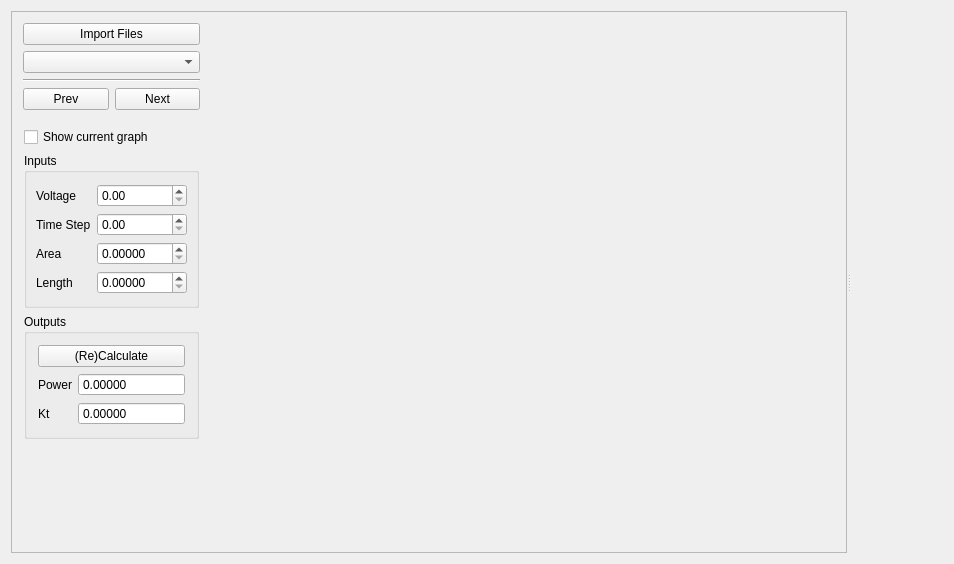
<?xml version="1.0" encoding="UTF-8"?>
<ui version="4.0">
 <class>main_window</class>
 <widget class="QMainWindow" name="main_window">
  <property name="geometry">
   <rect>
    <x>0</x>
    <y>0</y>
    <width>954</width>
    <height>564</height>
   </rect>
  </property>
  <property name="sizePolicy">
   <sizepolicy hsizetype="Preferred" vsizetype="Minimum">
    <horstretch>0</horstretch>
    <verstretch>0</verstretch>
   </sizepolicy>
  </property>
  <property name="minimumSize">
   <size>
    <width>600</width>
    <height>400</height>
   </size>
  </property>
  <property name="windowTitle">
   <string>MainWindow</string>
  </property>
  <widget class="QWidget" name="main_widget">
   <property name="sizePolicy">
    <sizepolicy hsizetype="Expanding" vsizetype="Expanding">
     <horstretch>1</horstretch>
     <verstretch>1</verstretch>
    </sizepolicy>
   </property>
   <property name="minimumSize">
    <size>
     <width>600</width>
     <height>400</height>
    </size>
   </property>
   <layout class="QHBoxLayout" name="horizontalLayout">
    <item>
     <widget class="QSplitter" name="splitter">
      <property name="orientation">
       <enum>Qt::Horizontal</enum>
      </property>
      <widget class="QScrollArea" name="value_area">
       <property name="sizePolicy">
        <sizepolicy hsizetype="Fixed" vsizetype="Expanding">
         <horstretch>0</horstretch>
         <verstretch>0</verstretch>
        </sizepolicy>
       </property>
       <property name="minimumSize">
        <size>
         <width>0</width>
         <height>0</height>
        </size>
       </property>
       <property name="maximumSize">
        <size>
         <width>16777215</width>
         <height>16777215</height>
        </size>
       </property>
       <property name="verticalScrollBarPolicy">
        <enum>Qt::ScrollBarAsNeeded</enum>
       </property>
       <property name="horizontalScrollBarPolicy">
        <enum>Qt::ScrollBarAlwaysOff</enum>
       </property>
       <property name="widgetResizable">
        <bool>true</bool>
       </property>
       <widget class="QWidget" name="value_widget">
        <property name="geometry">
         <rect>
          <x>0</x>
          <y>0</y>
          <width>215</width>
          <height>544</height>
         </rect>
        </property>
        <property name="sizePolicy">
         <sizepolicy hsizetype="Fixed" vsizetype="Expanding">
          <horstretch>0</horstretch>
          <verstretch>0</verstretch>
         </sizepolicy>
        </property>
        <property name="minimumSize">
         <size>
          <width>0</width>
          <height>0</height>
         </size>
        </property>
        <layout class="QGridLayout" name="gridLayout">
         <item row="3" column="0" rowspan="2" colspan="2">
          <widget class="Line" name="line">
           <property name="orientation">
            <enum>Qt::Horizontal</enum>
           </property>
          </widget>
         </item>
         <item row="2" column="0" colspan="2">
          <widget class="QComboBox" name="combobox_filelist">
           <property name="sizePolicy">
            <sizepolicy hsizetype="Preferred" vsizetype="Maximum">
             <horstretch>0</horstretch>
             <verstretch>0</verstretch>
            </sizepolicy>
           </property>
          </widget>
         </item>
         <item row="6" column="0" colspan="2">
          <widget class="QStackedWidget" name="pages">
           <property name="sizePolicy">
            <sizepolicy hsizetype="Preferred" vsizetype="Maximum">
             <horstretch>0</horstretch>
             <verstretch>0</verstretch>
            </sizepolicy>
           </property>
           <property name="currentIndex">
            <number>0</number>
           </property>
           <widget class="QWidget" name="page_kt">
            <layout class="QGridLayout" name="value_layout">
             <property name="leftMargin">
              <number>1</number>
             </property>
             <property name="rightMargin">
              <number>1</number>
             </property>
             <item row="2" column="0" colspan="2">
              <widget class="QGroupBox" name="groupbox_input_kt">
               <property name="title">
                <string>Inputs</string>
               </property>
               <layout class="QFormLayout" name="input_layout">
                <property name="horizontalSpacing">
                 <number>6</number>
                </property>
                <property name="verticalSpacing">
                 <number>6</number>
                </property>
                <property name="leftMargin">
                 <number>9</number>
                </property>
                <property name="rightMargin">
                 <number>9</number>
                </property>
                <item row="0" column="0">
                 <widget class="QLabel" name="label_voltage">
                  <property name="text">
                   <string>Voltage</string>
                  </property>
                 </widget>
                </item>
                <item row="0" column="1">
                 <widget class="QDoubleSpinBox" name="spinbox_voltage"/>
                </item>
                <item row="1" column="0">
                 <widget class="QLabel" name="label_dt">
                  <property name="text">
                   <string>Time Step</string>
                  </property>
                 </widget>
                </item>
                <item row="1" column="1">
                 <widget class="QDoubleSpinBox" name="spinbox_dt"/>
                </item>
                <item row="2" column="0">
                 <widget class="QLabel" name="label_area">
                  <property name="text">
                   <string>Area</string>
                  </property>
                 </widget>
                </item>
                <item row="2" column="1">
                 <widget class="QDoubleSpinBox" name="spinbox_area">
                  <property name="decimals">
                   <number>5</number>
                  </property>
                 </widget>
                </item>
                <item row="3" column="0">
                 <widget class="QLabel" name="label_len">
                  <property name="text">
                   <string>Length</string>
                  </property>
                 </widget>
                </item>
                <item row="3" column="1">
                 <widget class="QDoubleSpinBox" name="spinbox_length">
                  <property name="decimals">
                   <number>5</number>
                  </property>
                 </widget>
                </item>
               </layout>
               <zorder>label_voltage</zorder>
               <zorder>spinbox_voltage</zorder>
               <zorder>spinbox_dt</zorder>
               <zorder>label_dt</zorder>
               <zorder>spinbox_area</zorder>
               <zorder>label_area</zorder>
               <zorder>label_len</zorder>
               <zorder>spinbox_length</zorder>
              </widget>
             </item>
             <item row="3" column="0" colspan="2">
              <widget class="QGroupBox" name="groupbox_output_kt">
               <property name="title">
                <string>Outputs</string>
               </property>
               <layout class="QFormLayout" name="output_layout">
                <item row="1" column="0">
                 <widget class="QLabel" name="label_power">
                  <property name="text">
                   <string>Power</string>
                  </property>
                 </widget>
                </item>
                <item row="1" column="1">
                 <widget class="QDoubleSpinBox" name="spinbox_power">
                  <property name="readOnly">
                   <bool>true</bool>
                  </property>
                  <property name="buttonSymbols">
                   <enum>QAbstractSpinBox::NoButtons</enum>
                  </property>
                  <property name="decimals">
                   <number>5</number>
                  </property>
                  <property name="maximum">
                   <double>20000.000000000000000</double>
                  </property>
                 </widget>
                </item>
                <item row="2" column="0">
                 <widget class="QLabel" name="label_kt">
                  <property name="text">
                   <string>Kt</string>
                  </property>
                 </widget>
                </item>
                <item row="2" column="1">
                 <widget class="QDoubleSpinBox" name="spinbox_kt">
                  <property name="focusPolicy">
                   <enum>Qt::WheelFocus</enum>
                  </property>
                  <property name="readOnly">
                   <bool>true</bool>
                  </property>
                  <property name="buttonSymbols">
                   <enum>QAbstractSpinBox::NoButtons</enum>
                  </property>
                  <property name="decimals">
                   <number>5</number>
                  </property>
                  <property name="maximum">
                   <double>20000.000000000000000</double>
                  </property>
                 </widget>
                </item>
                <item row="0" column="0" colspan="2">
                 <widget class="QPushButton" name="button_calc">
                  <property name="text">
                   <string>(Re)Calculate</string>
                  </property>
                 </widget>
                </item>
               </layout>
              </widget>
             </item>
             <item row="1" column="0" colspan="2">
              <widget class="QCheckBox" name="checkbox_show_current">
               <property name="text">
                <string>Show current graph</string>
               </property>
              </widget>
             </item>
            </layout>
           </widget>
           <widget class="QWidget" name="page_cv">
            <property name="sizePolicy">
             <sizepolicy hsizetype="Preferred" vsizetype="Maximum">
              <horstretch>0</horstretch>
              <verstretch>0</verstretch>
             </sizepolicy>
            </property>
            <layout class="QVBoxLayout" name="verticalLayout">
             <item>
              <widget class="QGroupBox" name="groupbox_input_cv">
               <property name="sizePolicy">
                <sizepolicy hsizetype="Preferred" vsizetype="Maximum">
                 <horstretch>0</horstretch>
                 <verstretch>0</verstretch>
                </sizepolicy>
               </property>
               <property name="title">
                <string>Input</string>
               </property>
               <layout class="QFormLayout" name="formLayout">
                <item row="0" column="1">
                 <widget class="QDoubleSpinBox" name="spinbox_kt2">
                  <property name="decimals">
                   <number>5</number>
                  </property>
                  <property name="minimum">
                   <double>-999999.000000000000000</double>
                  </property>
                  <property name="maximum">
                   <double>999999.000000000000000</double>
                  </property>
                 </widget>
                </item>
                <item row="0" column="0">
                 <widget class="QLabel" name="label_kt2">
                  <property name="text">
                   <string>Kt</string>
                  </property>
                 </widget>
                </item>
               </layout>
              </widget>
             </item>
             <item>
              <widget class="QGroupBox" name="groupbox_output_cv">
               <property name="sizePolicy">
                <sizepolicy hsizetype="Preferred" vsizetype="Maximum">
                 <horstretch>0</horstretch>
                 <verstretch>0</verstretch>
                </sizepolicy>
               </property>
               <property name="title">
                <string>Output</string>
               </property>
               <layout class="QFormLayout" name="formLayout_2">
                <item row="0" column="0">
                 <widget class="QLabel" name="label_cv2">
                  <property name="text">
                   <string>Cv</string>
                  </property>
                 </widget>
                </item>
                <item row="0" column="1">
                 <widget class="QDoubleSpinBox" name="spinbox_cv2">
                  <property name="readOnly">
                   <bool>true</bool>
                  </property>
                  <property name="buttonSymbols">
                   <enum>QAbstractSpinBox::NoButtons</enum>
                  </property>
                  <property name="decimals">
                   <number>4</number>
                  </property>
                  <property name="minimum">
                   <double>-1000.000000000000000</double>
                  </property>
                  <property name="maximum">
                   <double>1000.000000000000000</double>
                  </property>
                 </widget>
                </item>
                <item row="1" column="0">
                 <widget class="QLabel" name="label">
                  <property name="text">
                   <string>P value</string>
                  </property>
                 </widget>
                </item>
                <item row="2" column="0">
                 <widget class="QLabel" name="label_2">
                  <property name="text">
                   <string>R value</string>
                  </property>
                 </widget>
                </item>
                <item row="3" column="0">
                 <widget class="QLabel" name="label_3">
                  <property name="text">
                   <string>Stdev</string>
                  </property>
                 </widget>
                </item>
                <item row="1" column="1">
                 <widget class="QDoubleSpinBox" name="spinbox_cv_pval2">
                  <property name="readOnly">
                   <bool>true</bool>
                  </property>
                  <property name="buttonSymbols">
                   <enum>QAbstractSpinBox::NoButtons</enum>
                  </property>
                  <property name="decimals">
                   <number>4</number>
                  </property>
                 </widget>
                </item>
                <item row="2" column="1">
                 <widget class="QDoubleSpinBox" name="spinbox_cv_rval2">
                  <property name="readOnly">
                   <bool>true</bool>
                  </property>
                  <property name="buttonSymbols">
                   <enum>QAbstractSpinBox::NoButtons</enum>
                  </property>
                  <property name="decimals">
                   <number>4</number>
                  </property>
                 </widget>
                </item>
                <item row="3" column="1">
                 <widget class="QDoubleSpinBox" name="spinbox_cv_std2">
                  <property name="readOnly">
                   <bool>true</bool>
                  </property>
                  <property name="buttonSymbols">
                   <enum>QAbstractSpinBox::NoButtons</enum>
                  </property>
                  <property name="decimals">
                   <number>4</number>
                  </property>
                 </widget>
                </item>
               </layout>
              </widget>
             </item>
             <item>
              <spacer name="verticalSpacer">
               <property name="orientation">
                <enum>Qt::Vertical</enum>
               </property>
               <property name="sizeHint" stdset="0">
                <size>
                 <width>20</width>
                 <height>40</height>
                </size>
               </property>
              </spacer>
             </item>
            </layout>
           </widget>
          </widget>
         </item>
         <item row="0" column="0" colspan="2">
          <widget class="QPushButton" name="button_file_import">
           <property name="sizePolicy">
            <sizepolicy hsizetype="Preferred" vsizetype="Maximum">
             <horstretch>0</horstretch>
             <verstretch>0</verstretch>
            </sizepolicy>
           </property>
           <property name="text">
            <string>Import Files</string>
           </property>
          </widget>
         </item>
         <item row="5" column="0">
          <widget class="QPushButton" name="button_prev">
           <property name="sizePolicy">
            <sizepolicy hsizetype="Preferred" vsizetype="Fixed">
             <horstretch>0</horstretch>
             <verstretch>0</verstretch>
            </sizepolicy>
           </property>
           <property name="text">
            <string>Prev</string>
           </property>
          </widget>
         </item>
         <item row="5" column="1">
          <widget class="QPushButton" name="button_next">
           <property name="sizePolicy">
            <sizepolicy hsizetype="Preferred" vsizetype="Fixed">
             <horstretch>0</horstretch>
             <verstretch>0</verstretch>
            </sizepolicy>
           </property>
           <property name="text">
            <string>Next</string>
           </property>
          </widget>
         </item>
         <item row="7" column="0" colspan="2">
          <spacer name="verticalSpacer_2">
           <property name="orientation">
            <enum>Qt::Vertical</enum>
           </property>
           <property name="sizeHint" stdset="0">
            <size>
             <width>20</width>
             <height>40</height>
            </size>
           </property>
          </spacer>
         </item>
        </layout>
       </widget>
      </widget>
      <widget class="QWidget" name="">
       <layout class="QVBoxLayout" name="graph_layout">
        <property name="sizeConstraint">
         <enum>QLayout::SetDefaultConstraint</enum>
        </property>
       </layout>
      </widget>
     </widget>
    </item>
   </layout>
  </widget>
 </widget>
 <layoutdefault spacing="6" margin="11"/>
 <resources/>
 <connections/>
</ui>
